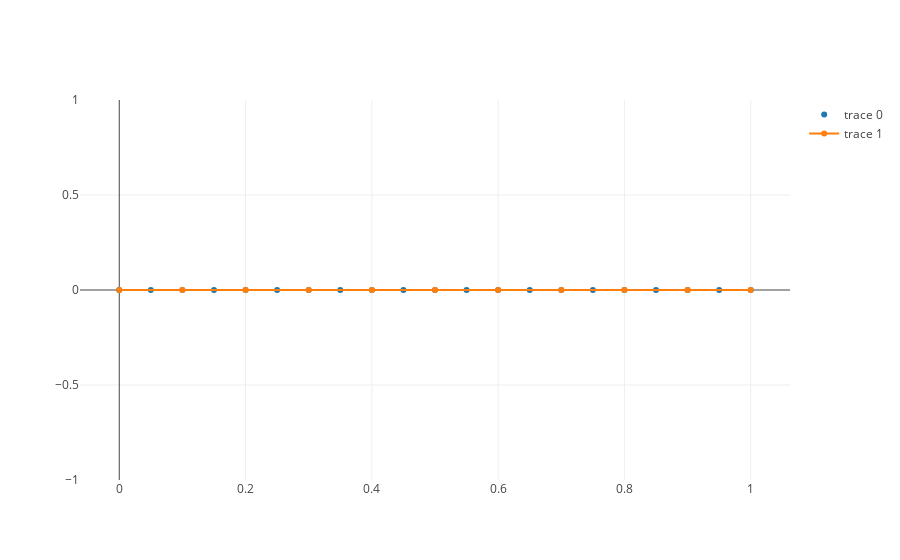

Notebook source saved alongside this figure:
### Markdown cell above
The domain $\Omega = [0, 1]$, which we discretize with $n$ segments (or elements) $s_i$

### Code cell
#domain
omega = np.array([0, 1])

#number of bases and elements
order = 2
n_elements = 10
n_bases = n_elements + 1 + n_elements*(order-1)

#segments
s = np.linspace(omega[0], omega[1], num=n_elements+1)
# s = np.cumsum(np.random.rand(n_elements+1))
# s = (s-s[0])/(s[-1]-s[0])


nodes = s

for e in range(n_elements):
    tmp = np.linspace(s[e], s[e+1], num=order+1)
    tmp = tmp[1:-1]
    nodes = np.append(nodes, tmp)

#plot
fig = go.Figure(data=[
    go.Scatter(x=nodes, y=np.zeros(nodes.shape), mode='markers'),
    go.Scatter(x=s, y=np.zeros(s.shape), mode='lines+markers')
])
plotly.iplot(fig)

### Figure 1 — Plotly figure (JSON) as saved in the notebook; plotly's stock layout.template omitted (floating-point values rounded to 4 significant figures)
{"data": [{"mode": "markers", "type": "scatter", "uid": "a515e333-87aa-45c8-a5ca-a5997102bc43", "x": [0, 0.1, 0.2, 0.3, 0.4, 0.5, 0.6, 0.7, 0.8, 0.9, 1, 0.05, 0.15, 0.25, 0.35, 0.45, 0.55, 0.65, 0.75, 0.85, 0.95], "y": [0, 0, 0, 0, 0, 0, 0, 0, 0, 0, 0, 0, 0, 0, 0, 0, 0, 0, 0, 0, 0]}, {"mode": "lines+markers", "type": "scatter", "uid": "89eadb02-2140-45fb-990f-b906b022dc2b", "x": [0, 0.1, 0.2, 0.3, 0.4, 0.5, 0.6, 0.7, 0.8, 0.9, 1], "y": [0, 0, 0, 0, 0, 0, 0, 0, 0, 0, 0]}], "layout": {}}
